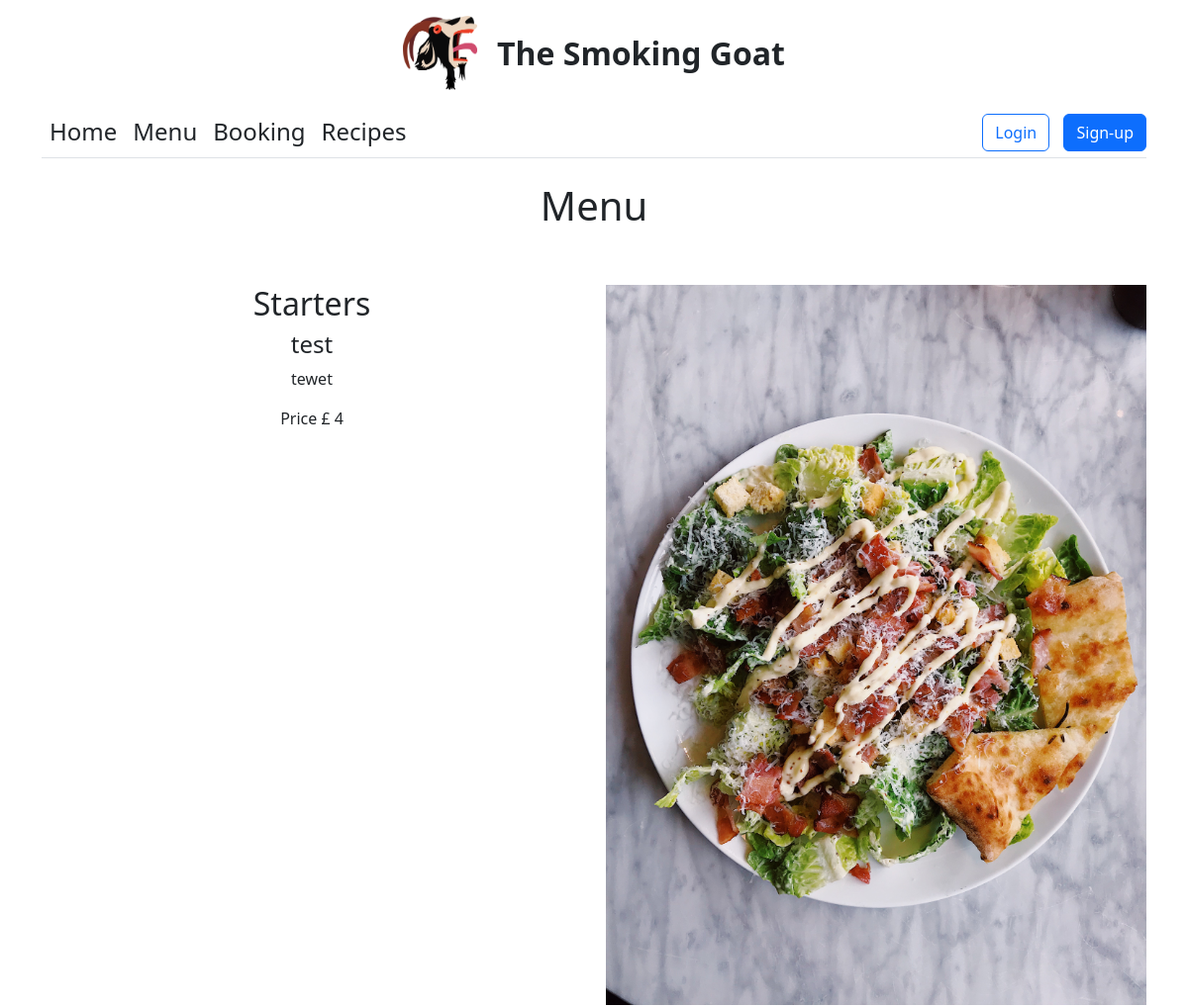
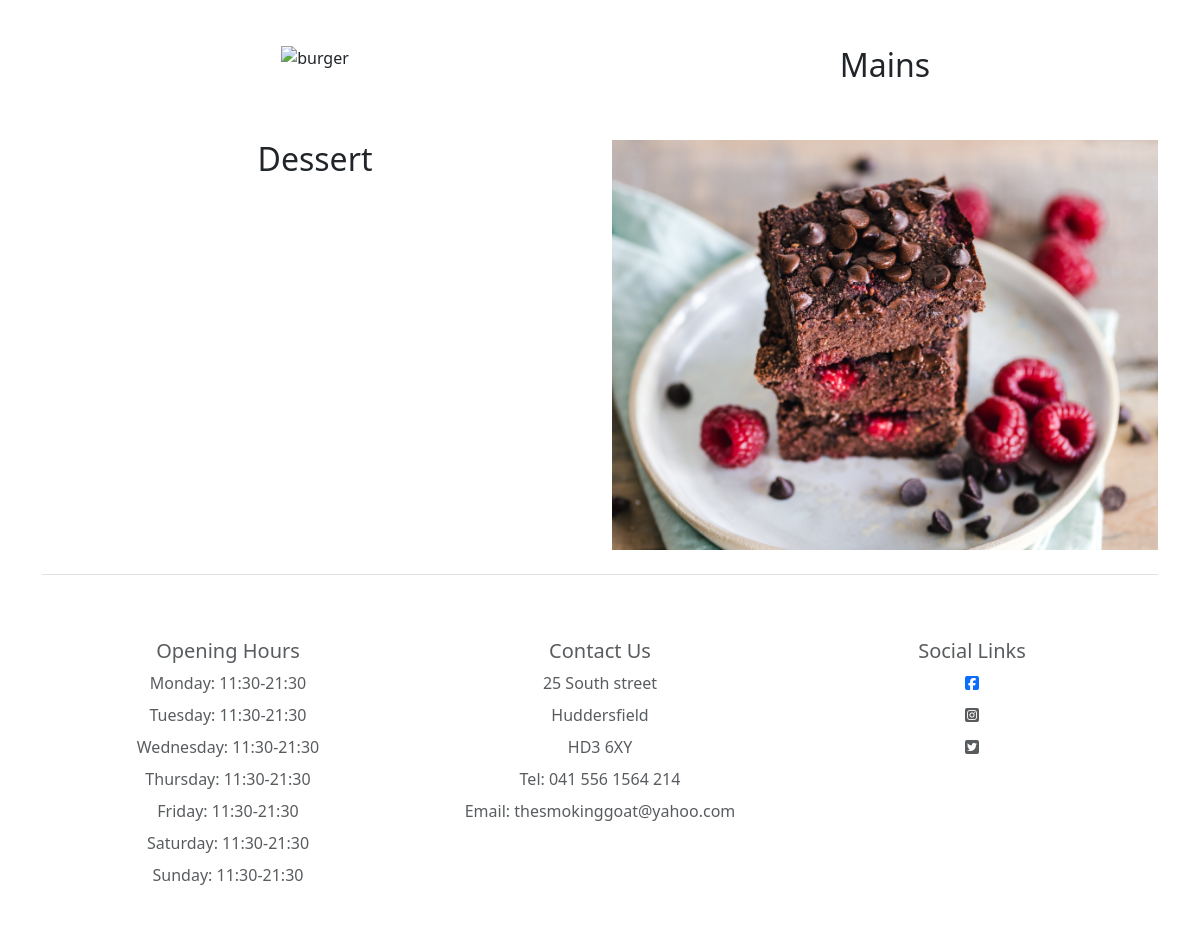
/menu_page/, run on the app's committed database (2 pictures, top to bottom).
### menu/models.py (models this page shows, shortened)
class FoodMenu(models.Model):
    title = models.CharField(max_length=200)
    description = models.TextField()
    course = models.IntegerField( choices=COURSECHOICES)
    price = models.IntegerField()

### menu/views.py (the view)
# urls.py: path('', views.food_menu, name='menu_page'),
def food_menu(request):
    page_title = "Menu"
    starters = FoodMenu.objects.filter(course=0)
    mains = FoodMenu.objects.filter(course=1)
    desserts = FoodMenu.objects.filter(course=2)
    return render(request, 'menu/menu_page.html', {'starters': starters,
                                                   'mains': mains,
                                                   'desserts': desserts,
                                                   'page_title': page_title})

### menu/templates/menu/menu_page.html (shortened to what this page needs)
{% extends 'base.html' %}
{% load static %}
{% block content %}
<div class="container">
    <div class="row">
        <div class="col text-center">
<h1>Menu</h1>
<div class="row">
    <div class="col-6">
<h2 class="mt-5">Starters</h2>
{% for starter in starters %}
<h4> {{starter.title}} </h4>
<p> {{starter.description}} </p>
<p>Price £ {{starter.price}}</p>
{% endfor %}
</div>
<div class="col-6 starters-img"><img class="img-fluid mt-5 " src="{% static 'images/starters.jpg' %}" alt="salad"></div>
</div>
<div class="row">
    <div class="col-6"><img class="img-fluid mt-5" src="{% static 'images/burger2.jpg' %}" alt="burger"></div>
    <div class="col-6">
<h2 class="mt-5">Mains</h2>
</div>
</div>
<div class="row">
    <div class="col-6">
<h2 class="mt-5">Dessert</h2>
</div>
<div class="col-6">
    <img class="img-fluid mt-5" src="{% static 'images/dessert.jpg' %}" alt="chocolate brownies">
</div>
</div>
</div>
</div>
{% endblock %}

### static/style.css (style rules this page uses)
body { font-family: 'Raleway', sans-serif; }

### data on the page
FoodMenu: title "test", description "tewet", price "4"
